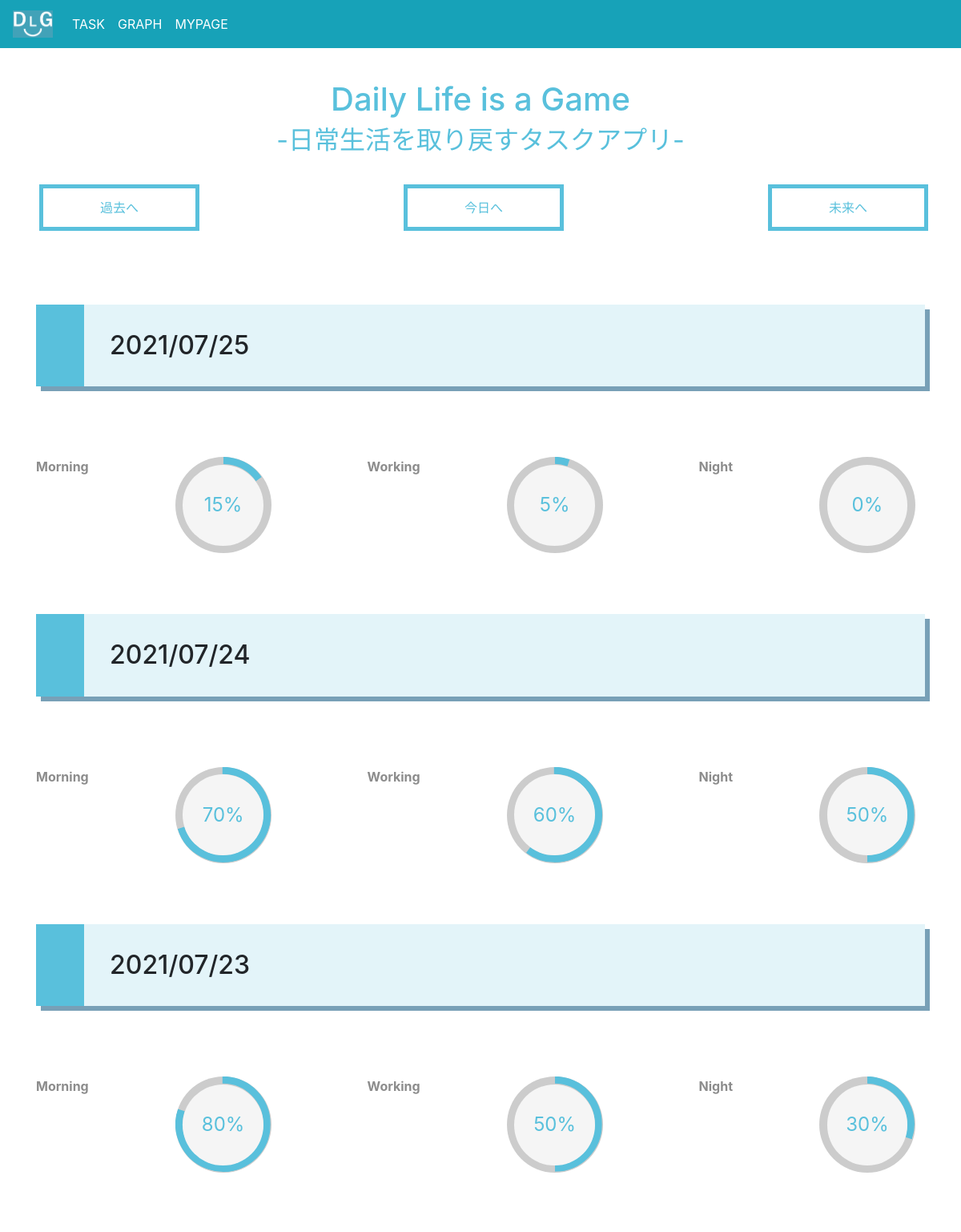
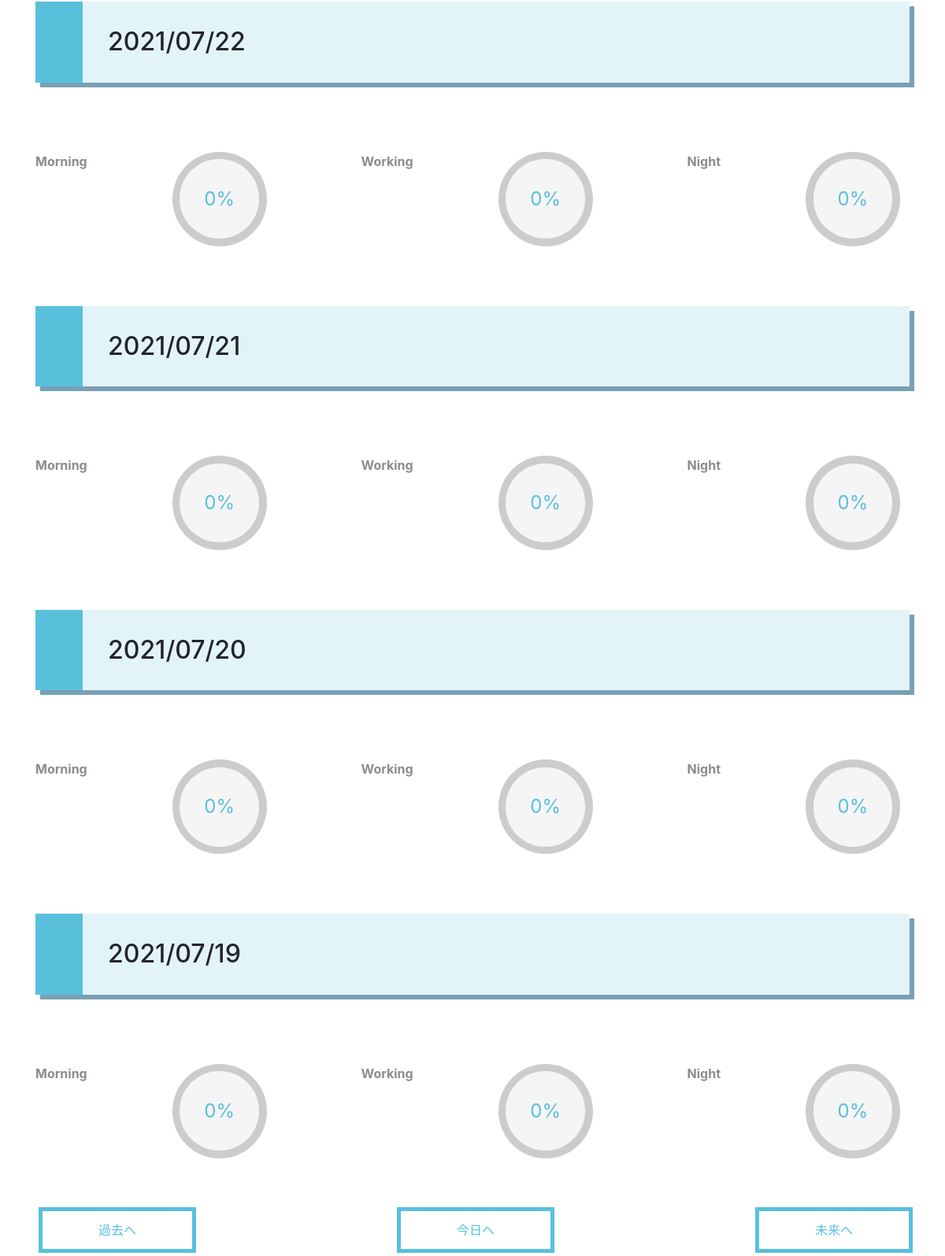
Screenshot of /graph.html (signed in) with the database file from the repository (2 pictures, top to bottom).
### tables this page shows
CREATE TABLE monthly_data(id integer primary key autoincrement, user_id, point_m integer, point_d integer, point_n integer, date);

### main/views.py (the view)
@app.route("/graph.html")
def show_entries_graph():
    if (not session.get("logged_in")) or  (not session.get("username"))or  (not session.get("user_id")): # ログインしてない場合ログイン画面に誘導
        return redirect(url_for("login"))
    else:
        session["subtra"] = 0
        conn = sqlite3.connect("test.db")
        cur = conn.cursor()
        df = pd.read_sql('SELECT * FROM monthly_data', conn)
        cur.close()
        conn.close()
        df['user_id'] = df['user_id'].astype(int)
        user_ids = df['user_id'].values.tolist()
        if not(session["user_id"] in user_ids):
            datas = {}
            dt_now = datetime.datetime.now()
            for i in range(7):
                i_time = datetime.timedelta(days=i)
                datas[(dt_now -i_time).strftime('%Y/%m/%d')] = [0,0,0]
        else:
            user_df = df[df['user_id'] == session.get("user_id")]
            print(user_ids)
            date = user_df['date'].values.tolist()
            dt_now = datetime.datetime.now()
            datas = {}
            print(date)
            print((dt_now).strftime('%Y/%m/%d'))
            for i in range(7):
                i_time = datetime.timedelta(days=i)
                if not((dt_now -i_time).strftime('%Y/%m/%d') in date):
                    datas[(dt_now -i_time).strftime('%Y/%m/%d')] = ([0,0,0])
                else:
                    point = user_df[user_df["date"] == (dt_now -datetime.timedelta(days=i)).strftime('%Y/%m/%d')]
                    datas[(dt_now -i_time).strftime('%Y/%m/%d')] = ([str(int(point['point_m'].values[0])), str(int(point['point_d'].values[0])), str(int(point['point_n'].values[0]))])
    return render_template("entries/graph.html",da=datas)

### main/templates/entries/graph.html (shortened to what this page needs)
{% extends "layout.html" %}
{% block title %}
<link href = "static/style/circle.css" rel = "stylesheet" type = "text/css">
{% endblock %}
{% block body %}
  <div class="container">
    <br>
    <div style="display: flex;justify-content:space-between">
      <div>
        <form action="./graph.html" method=post>
            <button type="submit" class="btn_pink_2">過去へ</button>
        </form>
      </div>
      <div>
        <form action="./graph.html" method=get>
            <button type="submit" class="btn_pink_2">今日へ</button>
        </form>
      </div>
      <div>
        <form action="./graph.html" method=post>
            <button type="submit" class="btn_pink_2">未来へ</button>
        </form>
      </div>
    </div>
    <br>
    {% for key in da  %}
    <h2 class="elem_1">{{ key }}</h2>
    <br>
    <div class="graph_wrapper">
      <div style="display: flex;justify-content:space-between">
        <span style="display: inline-block; color:rgb(140,140,140);"><strong>Morning</strong></span>
        <div style="display: inline-block;">
          <div class="for-div-1 c100 green">
            <span>{{ da[key][0] }}%</span>
          </div>
        </div>
        <span style="display: inline-block; color:rgb(140,140,140);"><strong>Working</strong></span>
        <div style="display: inline-block;">
          <div class="for-div-2 c100 green">
            <span>{{ da[key][1] }}%</span>
          </div>
        </div>
        <span style="display: inline-block; color:rgb(140,140,140);"><strong>Night</strong></span>
        <div style="display: inline-block;">
          <div class="for-div-3 c100 green">
            <span>{{ da[key][2] }}%</span>
          </div>
        </div>
      </div>
    </div>
    {% endfor %}
    <br><br>
    <div style="display: flex;justify-content:space-between">
      <div>
        <form action="./graph.html" method=post>
            <button type="submit" class="btn_pink_2">過去へ</button>
        </form>
      </div>
      <div>
        <form action="./graph.html" method=get>
            <button type="submit" class="btn_pink_2">今日へ</button>
        </form>
      </div>
      <div>
        <form action="./graph.html" method=post>
            <button type="submit" class="btn_pink_2">未来へ</button>
        </form>
      </div>
    </div>
  </div>
{% endblock %}

### main/static/style/style.css (style rules this page uses)
body { padding-top: 100px; }
.elem_1 { margin-top: 5%; padding: 1em 1em; margin: 2em 0; background: rgb(227, 244, 249); border-left: solid 60px rgb(89, 192, 220); box-shadow: 6px 6px #78a0b7; overflow-wrap: break-word; }
.btn_pink_2 { text-align : center; margin: 2%; margin-top: 1%; cursor : pointer; padding : 12px 10px; background : rgb(255, 255, 255); color: rgba(89, 192, 220); width: 200px; transition: 0.3s; border-width: thick; border-style: solid; border-color: rgba(89, 192, 220); }

### main/static/style/circle.css (style rules this page uses)
.c100 { position: relative; font-size: 120px; width: 1em; height: 1em; -webkit-border-radius: 50%; -moz-border-radius: 50%; -ms-border-radius: 50%; -o-border-radius: 50%; border-radius: 50%; float: left; margin: 0 0.1em 0.1em 0; background-color: #cccccc; }
.c100 *, .c100 *:before, .c100 *:after { -webkit-box-sizing: content-box; -moz-box-sizing: content-box; box-sizing: content-box; }
.c100 > span { position: absolute; width: 100%; z-index: 1; left: 0; top: 0; width: 5em; line-height: 5em; font-size: 0.2em; color: #cccccc; display: block; text-align: center; white-space: nowrap; -webkit-transition-property: all; -moz-transition-property: all; -o-transition-property: all; transition-property: all; -webkit-transition-duration: 0.2s; -moz-transition-duration: 0.2s; -o-transition-duration: 0.2s; transition-duration: 0.2s; -webkit-transition-timing-function: ease-out; -moz-transition-timing-function: ease-out; -o-transition-timing-function: ease-out; transition-timing-function: ease-out; }
.c100:after { position: absolute; top: 0.08em; left: 0.08em; display: block; content: " "; -webkit-border-radius: 50%; -moz-border-radius: 50%; -ms-border-radius: 50%; -o-border-radius: 50%; border-radius: 50%; background-color: whitesmoke; width: 0.84em; height: 0.84em; -webkit-transition-property: all; -moz-transition-property: all; -o-transition-property: all; transition-property: all; -webkit-transition-duration: 0.2s; -moz-transition-duration: 0.2s; -o-transition-duration: 0.2s; transition-duration: 0.2s; -webkit-transition-timing-function: ease-in; -moz-transition-timing-function: ease-in; -o-transition-timing-function: ease-in; transition-timing-function: ease-in; }
.c100 > span { color: #307bbb; }
.c100.green > span { color: rgba(89, 192, 220); }

### rows the page displays
monthly_data: date "2021/07/25", point_m "15", point_d "5", point_n "0", key "2021/07/22", key "2021/07/21", key "2021/07/20", key "2021/07/19"
monthly_data: date "2021/07/24", point_m "70", point_d "60", point_n "50"
monthly_data: date "2021/07/23", point_m "80", point_d "50", point_n "30"
